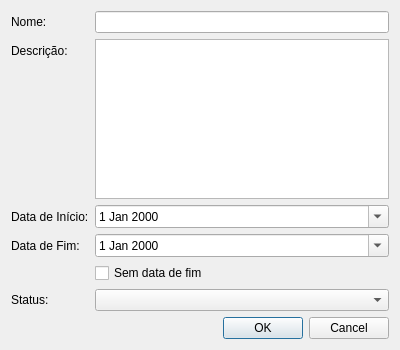
<?xml version="1.0" encoding="UTF-8"?>
<!-- Path: gui\projetos\edit_project_dialog.ui -->
<ui version="4.0">
 <class>EditProjectDialog</class>
 <widget class="QDialog" name="EditProjectDialog">
  <property name="geometry">
   <rect>
    <x>0</x>
    <y>0</y>
    <width>400</width>
    <height>350</height>
   </rect>
  </property>
  <property name="windowTitle">
   <string>Editar Projeto</string>
  </property>
  <layout class="QVBoxLayout" name="verticalLayout">
   <item>
    <layout class="QFormLayout" name="formLayout">
     <item row="0" column="0">
      <widget class="QLabel" name="nameLabel">
       <property name="text">
        <string>Nome:</string>
       </property>
      </widget>
     </item>
     <item row="0" column="1">
      <widget class="QLineEdit" name="nameLineEdit"/>
     </item>
     <item row="1" column="0">
      <widget class="QLabel" name="descriptionLabel">
       <property name="text">
        <string>Descrição:</string>
       </property>
      </widget>
     </item>
     <item row="1" column="1">
      <widget class="QTextEdit" name="descriptionTextEdit"/>
     </item>
     <item row="2" column="0">
      <widget class="QLabel" name="startDateLabel">
       <property name="text">
        <string>Data de Início:</string>
       </property>
      </widget>
     </item>
     <item row="2" column="1">
      <widget class="QDateEdit" name="startDateEdit">
       <property name="calendarPopup">
        <bool>true</bool>
       </property>
      </widget>
     </item>
     <item row="3" column="0">
      <widget class="QLabel" name="endDateLabel">
       <property name="text">
        <string>Data de Fim:</string>
       </property>
      </widget>
     </item>
     <item row="3" column="1">
      <widget class="QDateEdit" name="endDateEdit">
       <property name="calendarPopup">
        <bool>true</bool>
       </property>
      </widget>
     </item>
     <item row="4" column="1">
      <widget class="QCheckBox" name="endDateCheckBox">
       <property name="text">
        <string>Sem data de fim</string>
       </property>
      </widget>
     </item>
     <item row="5" column="0">
      <widget class="QLabel" name="statusLabel">
       <property name="text">
        <string>Status:</string>
       </property>
      </widget>
     </item>
     <item row="5" column="1">
      <widget class="QComboBox" name="statusComboBox"/>
     </item>
    </layout>
   </item>
   <item>
    <widget class="QDialogButtonBox" name="buttonBox">
     <property name="orientation">
      <enum>Qt::Horizontal</enum>
     </property>
     <property name="standardButtons">
      <set>QDialogButtonBox::Cancel|QDialogButtonBox::Ok</set>
     </property>
    </widget>
   </item>
  </layout>
 </widget>
 <resources/>
 <connections>
  <connection>
   <sender>buttonBox</sender>
   <signal>accepted()</signal>
   <receiver>EditProjectDialog</receiver>
   <slot>accept()</slot>
   <hints>
    <hint type="sourcelabel">
     <x>248</x>
     <y>254</y>
    </hint>
    <hint type="destinationlabel">
     <x>157</x>
     <y>274</y>
    </hint>
   </hints>
  </connection>
  <connection>
   <sender>buttonBox</sender>
   <signal>rejected()</signal>
   <receiver>EditProjectDialog</receiver>
   <slot>reject()</slot>
   <hints>
    <hint type="sourcelabel">
     <x>316</x>
     <y>260</y>
    </hint>
    <hint type="destinationlabel">
     <x>286</x>
     <y>274</y>
    </hint>
   </hints>
  </connection>
 </connections>
</ui>
